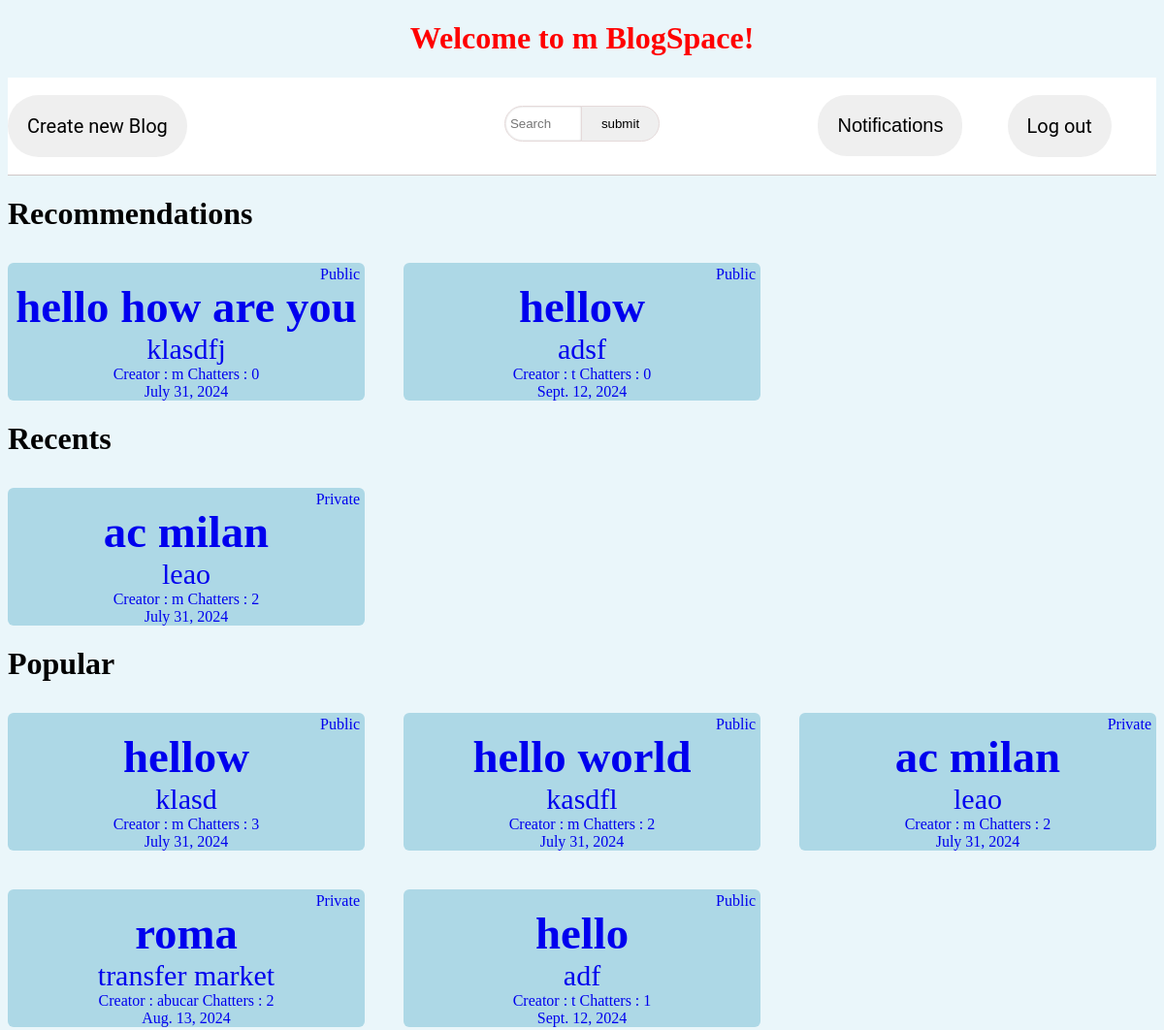
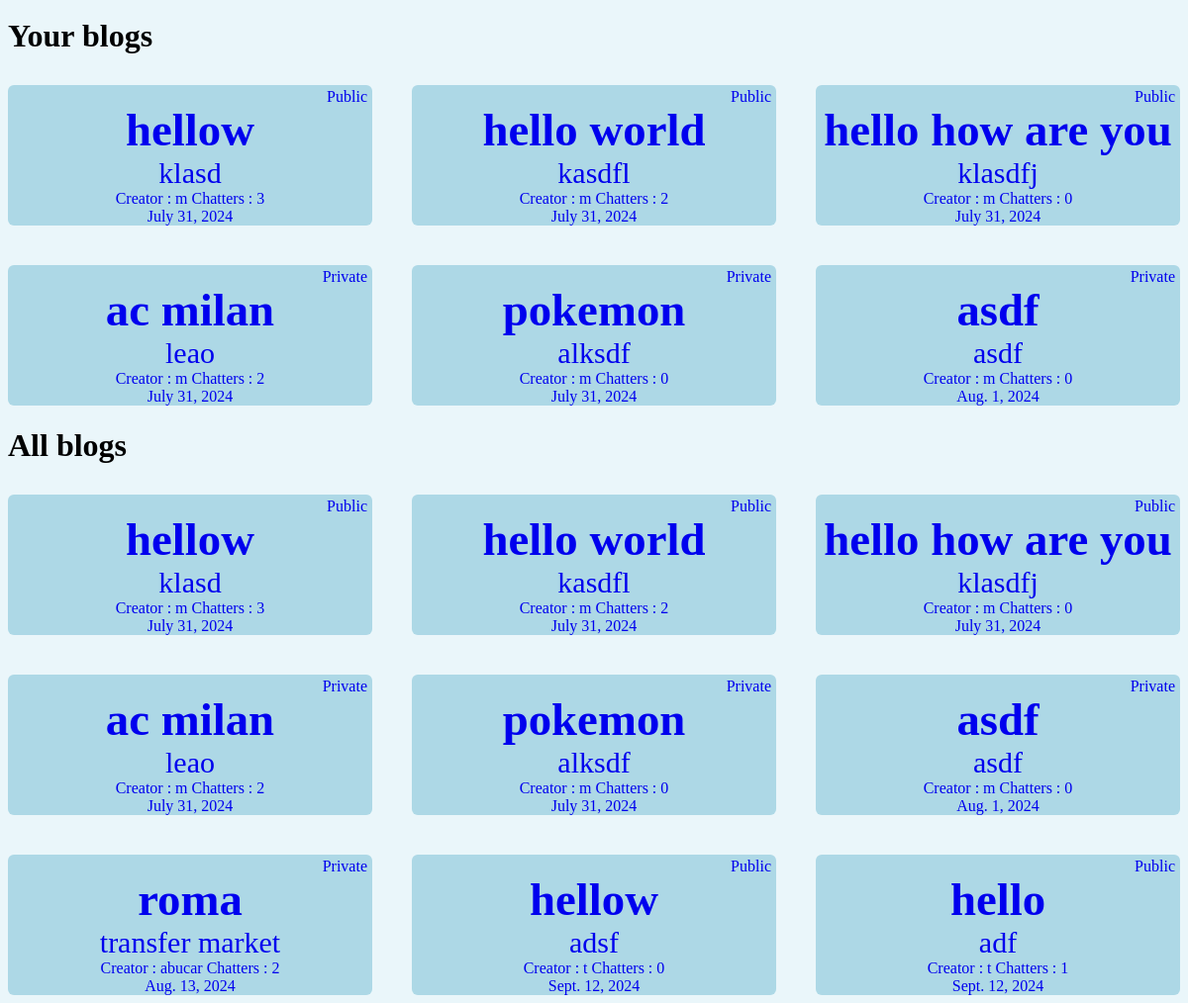
/home (signed in), run on an earlier commit of the app's database (2 pictures, top to bottom).
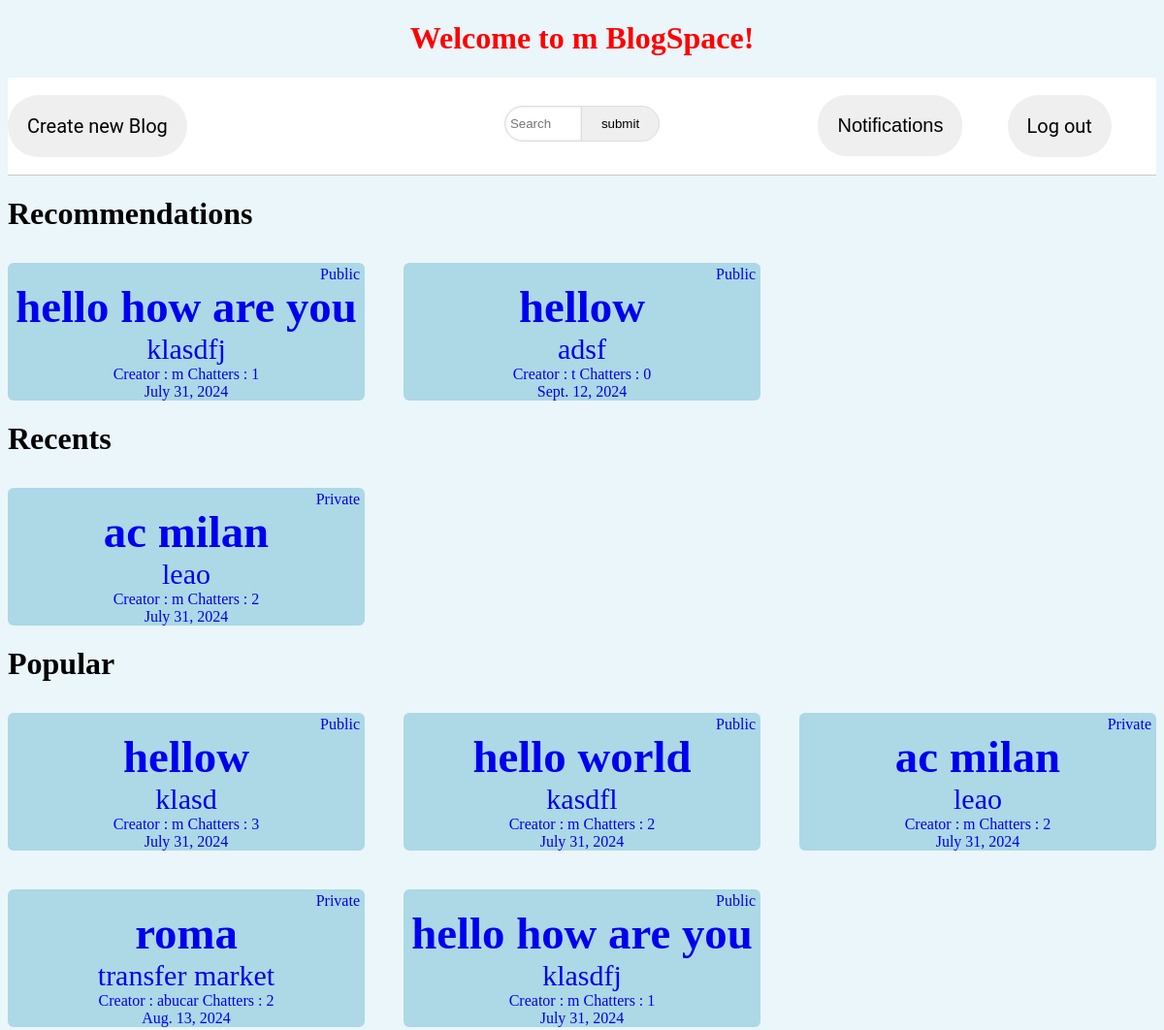
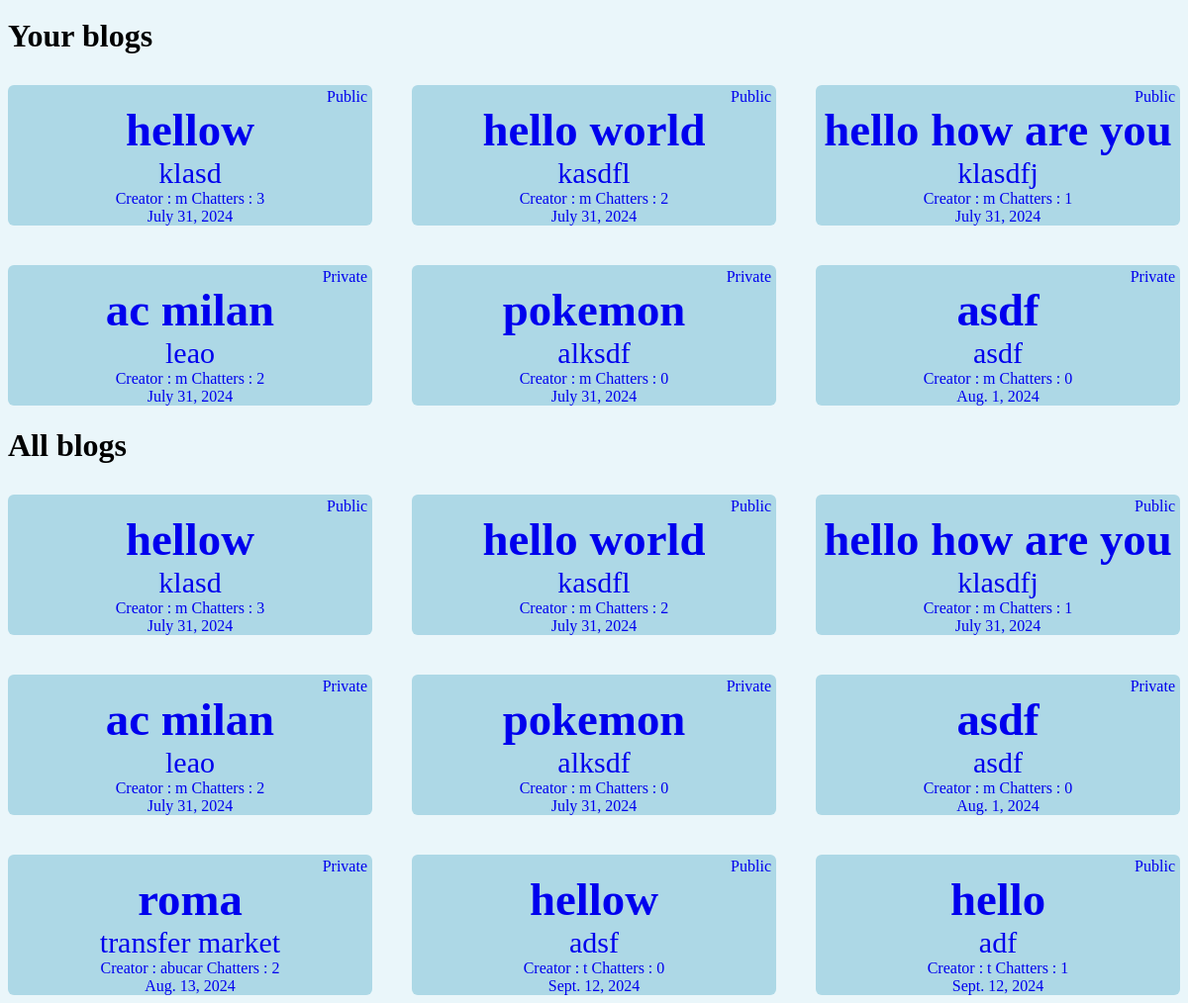
And on a later commit of the database (2 pictures, top to bottom).
### posts/models.py (models this page shows, shortened)
class Blog(models.Model):
    post = models.ManyToManyField(Post)
    title = models.CharField(max_length=100)
    description = models.CharField(max_length=200)
    created_user = models.ForeignKey(User, on_delete=models.CASCADE, default=1)
    date = models.DateField(default=date.today(), blank=True)
    number_users = models.IntegerField(default=0)
    state = models.BooleanField(default=True)
    objects = BlogManager()

### home/views.py (the view)
# urls.py: path("", views.index, name = "home"),
def index(request):
    user_blogs = []
    recents = []
    num_requests = 0
    if request.user not in User.objects.all():
        return redirect(reverse("sign_up"))
    elif not request.user.is_authenticated:
        return redirect(reverse("login"))
    if request.user.is_authenticated:
        for blog in Blog.objects.all():
            if blog.created_user == request.user:
                user_blogs.append(blog)
        for instance in Recent.objects.filter(user_for=request.user).all():
            if instance.recent_blog not in recents:
                recents.append(instance.recent_blog)
        popular = popularSort(Blog.objects.all())
        member = Member.objects.get(user=request.user)
        for _ in Request.objects.filter(user_to=member, status=0).all():
            num_requests +=1
        user_Algo = userAlgo(request.user)
        return render(request, "home/index.html", {
            "user" : request.user,
            "blogs" : Blog.objects.all(),
            "user_blogs": user_blogs,
            "recent_blogs": recents[len(recents)-3:len(recents)],
            "popular_blogs":popular,
            "user_Algo": user_Algo,
            "num_requests": num_requests
        })

### home/views.py (called while the page is built)
def popularSort(list):
    if len(list) == 0:
        return []
    return_list = [list[0]]
    for blog in list[1:]:
        if return_list[-1].number_users >= blog.number_users and len(return_list) < 5:
            return_list.append(blog)
        elif return_list[-1].number_users < blog.number_users:
            return_list.append(blog)
            cur_index = -1
            while len(return_list) >= (cur_index-1)*-1 and return_list[cur_index-1].number_users < blog.number_users:
                return_list[cur_index] = return_list[cur_index-1]
                return_list[cur_index-1] = blog
                cur_index-=1
        if len(return_list) > 5:
            return_list.pop()
    return return_list

def userAlgo(user):
    queue = deque(maxlen=10)
    for recent in Recent.objects.filter(user_for=user):
        blog = recent.recent_blog
        q = Q(Q(title__icontains=blog.title) | Q(description__icontains=blog.description))
        for i, q_blog in enumerate(Blog.objects.filter(q).all()):
            if i == 3:
                break
            if not Recent.objects.filter(user_for=user, recent_blog=q_blog):
                queue.append(q_blog)
    return queue

### home/templates/home/index.html (shortened to what the changed rows need)
{% extends './layout.html' %}
{% load static %}
{% block title %}
<link rel="stylesheet" href="{% static 'css/home.css' %}">
{% endblock %}
{% block body %}
    <h1 class = "welcome-message">
    <a href="{% url 'home' %}">
        Welcome to {{user.username}} BlogSpace!
    </a>
    </h1>
    <h1>Recommendations</h1>
    <div class="blog-contents">
        {% for blog in user_Algo %}
        <a href="{% url 'blog_content' blog.id %}">
            <div class ="blog-container">
                <div class="blog-title">
                    <h3 >{{ blog.title }}</h3>
                </div>
                <div class="blog-description">
                    <p class="description">{{ blog.description }}</p>
                </div>
                <div class="bottom-blog-section">
                    <div class="creators-users">
                        <p class="creator">Creator : {{blog.created_user.username}}</p>
                        <p class="users"> Chatters : {{ blog.number_users }}</p>
                    </div class="date-section">
                        <p class="date"> {{ blog.date }}</p>
                    </div>
                    <div class="status">
                        {% if blog.state %}
                            <p>Public</p>
                        {% else %}
                            <p>Private</p>
                        {% endif %}
                    </div>
                </div>
                {% empty %}
                    <p>no reccomendations </p>
            {% endfor %}
            </div>
    <h1>Recents</h1>
    <div class="blog-contents">
        {% for blog in recent_blogs reversed %}
        <a href="{% url 'blog_content' blog.id %}">
            <div class ="blog-container">
                <div class="blog-title">
                    <h3 >{{ blog.title }}</h3>
                </div>
                <div class="blog-description">
                    <p class="description">{{ blog.description }}</p>
                </div>
                <div class="bottom-blog-section">
                    <div class="creators-users">
                        <p class="creator">Creator : {{blog.created_user.username}}</p>
                        <p class="users"> Chatters : {{ blog.number_users }}</p>
                    </div class="date-section">
                        <p class="date"> {{ blog.date }}</p>
                    </div>
                    <div class="status">
                        {% if blog.state %}
                            <p>Public</p>
                        {% else %}
                            <p>Private</p>
                        {% endif %}
                    </div>
                </div>
                {% empty %}
                <p>No Recents. Join a blog</p>
            {% endfor %}
            </div>
    <h1>Popular</h1>
    <div class="blog-contents">
        {% for blog in popular_blogs %}
        <a href="{% url 'blog_content' blog.id %}">
            <div class ="blog-container">
                <div class="blog-title">
                    <h3 >{{ blog.title }}</h3>
                </div>
                <div class="blog-description">
                    <p class="description">{{ blog.description }}</p>
                </div>
                <div class="bottom-blog-section">
                    <div class="creators-users">
                        <p class="creator">Creator : {{blog.created_user.username}}</p>
                        <p class="users"> Chatters : {{ blog.number_users }}</p>
                    </div class="date-section">
                        <p class="date"> {{ blog.date }}</p>
                    </div>
                    <div class="status">
                        {% if blog.state %}
                            <p>Public</p>
                        {% else %}
                            <p>Private</p>
                        {% endif %}
                    </div>
                </div>
            {% endfor %}
            </div>
    <h1>Your blogs</h1>
    <div class="blog-contents">
        {% for blog in user_blogs %}
        <a href="{% url 'blog_content' blog.id %}">
            <div class ="blog-container">
                <div class="blog-title">
                    <h3 >{{ blog.title }}</h3>
                </div>
                <div class="blog-description">
                    <p class="description">{{ blog.description }}</p>
                </div>
                <div class="bottom-blog-section">
                    <div class="creators-users">
                        <p class="creator">Creator : {{blog.created_user.username}}</p>
                        <p class="users"> Chatters : {{ blog.number_users }}</p>
                    </div class="date-section">
                        <p class="date"> {{ blog.date }}</p>
                    </div>
                    <div class="status">
                        {% if blog.state %}
                            <p>Public</p>
                        {% else %}
                            <p>Private</p>
                        {% endif %}
                    </div>
                </div>
                {% empty %}
                <p> No Blogs
                    <a href="{% url 'create_blog' %}">Create new Blog</a>
                </p>
                {% endfor %}
            </div>
    <h1>All blogs</h1>
    <div class="blog-contents">
        {% for blog in blogs %}
        <a href="{% url 'blog_content' blog.id %}">
            <div class ="blog-container">
                <div class="blog-title">
                    <h3 >{{ blog.title }}</h3>
                </div>
                <div class="blog-description">
                    <p class="description">{{ blog.description }}</p>
                </div>
                <div class="bottom-blog-section">
                    <div class="creators-users">
                        <p class="creator">Creator : {{blog.created_user.username}}</p>
                        <p class="users"> Chatters : {{ blog.number_users }}</p>
                    </div class="date-section">
                        <p class="date"> {{ blog.date }}</p>
                    </div>
                    <div class="status">
                        {% if blog.state %}
                            <p>Public</p>
                        {% else %}
                            <p>Private</p>
                        {% endif %}
                    </div>
                </div>
            {% endfor %}
            </div>
{% endblock %}

What changed in the data, as far as the page shows it:
no longer on one of the page's lists (row unchanged): Blog: title "hello", description "adf", created_user.username "t", number_users "1", date "Sept. 12, 2024"
now on one of the page's lists (row edited): Blog: title "hello how are you", description "klasdfj", created_user.username "m", number_users "1", date "July 31, 2024"
changed Blog "hello how are you": number_users "0" → "1"
